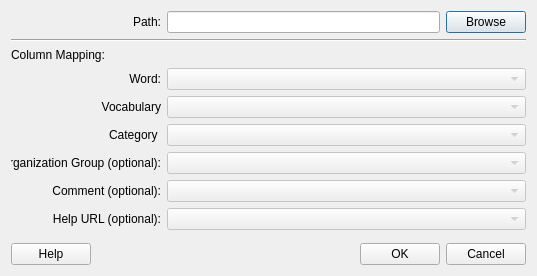
<?xml version="1.0" encoding="UTF-8"?>
<ui version="4.0">
 <class>Dialog</class>
 <widget class="QDialog" name="Dialog">
  <property name="geometry">
   <rect>
    <x>0</x>
    <y>0</y>
    <width>537</width>
    <height>276</height>
   </rect>
  </property>
  <property name="windowTitle">
   <string>Dialog</string>
  </property>
  <layout class="QVBoxLayout" name="verticalLayout">
   <item>
    <layout class="QHBoxLayout" name="horizontalLayout_7">
     <item>
      <widget class="QLabel" name="label_6">
       <property name="minimumSize">
        <size>
         <width>150</width>
         <height>0</height>
        </size>
       </property>
       <property name="text">
        <string>Path:</string>
       </property>
       <property name="alignment">
        <set>Qt::AlignRight|Qt::AlignTrailing|Qt::AlignVCenter</set>
       </property>
      </widget>
     </item>
     <item>
      <widget class="QLineEdit" name="lineEdit_Path"/>
     </item>
     <item>
      <widget class="QPushButton" name="btn_Browse">
       <property name="text">
        <string>Browse</string>
       </property>
      </widget>
     </item>
    </layout>
   </item>
   <item>
    <widget class="Line" name="line">
     <property name="orientation">
      <enum>Qt::Horizontal</enum>
     </property>
    </widget>
   </item>
   <item>
    <widget class="QLabel" name="label_7">
     <property name="text">
      <string>Column Mapping:</string>
     </property>
    </widget>
   </item>
   <item>
    <layout class="QHBoxLayout" name="horizontalLayout_4">
     <item>
      <widget class="QLabel" name="label_3">
       <property name="minimumSize">
        <size>
         <width>150</width>
         <height>0</height>
        </size>
       </property>
       <property name="text">
        <string>Word:</string>
       </property>
       <property name="alignment">
        <set>Qt::AlignRight|Qt::AlignTrailing|Qt::AlignVCenter</set>
       </property>
      </widget>
     </item>
     <item>
      <widget class="QComboBox" name="cB_WordName">
       <property name="enabled">
        <bool>false</bool>
       </property>
       <property name="sizePolicy">
        <sizepolicy hsizetype="Expanding" vsizetype="Fixed">
         <horstretch>0</horstretch>
         <verstretch>0</verstretch>
        </sizepolicy>
       </property>
      </widget>
     </item>
    </layout>
   </item>
   <item>
    <layout class="QHBoxLayout" name="horizontalLayout">
     <item>
      <widget class="QLabel" name="label">
       <property name="minimumSize">
        <size>
         <width>150</width>
         <height>0</height>
        </size>
       </property>
       <property name="text">
        <string>Vocabulary</string>
       </property>
       <property name="alignment">
        <set>Qt::AlignRight|Qt::AlignTrailing|Qt::AlignVCenter</set>
       </property>
      </widget>
     </item>
     <item>
      <widget class="QComboBox" name="cB_ParentField">
       <property name="enabled">
        <bool>false</bool>
       </property>
       <property name="sizePolicy">
        <sizepolicy hsizetype="Expanding" vsizetype="Fixed">
         <horstretch>0</horstretch>
         <verstretch>0</verstretch>
        </sizepolicy>
       </property>
      </widget>
     </item>
    </layout>
   </item>
   <item>
    <layout class="QHBoxLayout" name="horizontalLayout_3">
     <item>
      <widget class="QLabel" name="label_2">
       <property name="minimumSize">
        <size>
         <width>150</width>
         <height>0</height>
        </size>
       </property>
       <property name="text">
        <string>Category </string>
       </property>
       <property name="alignment">
        <set>Qt::AlignRight|Qt::AlignTrailing|Qt::AlignVCenter</set>
       </property>
      </widget>
     </item>
     <item>
      <widget class="QComboBox" name="cB_CategoryField">
       <property name="enabled">
        <bool>false</bool>
       </property>
       <property name="sizePolicy">
        <sizepolicy hsizetype="Expanding" vsizetype="Fixed">
         <horstretch>0</horstretch>
         <verstretch>0</verstretch>
        </sizepolicy>
       </property>
      </widget>
     </item>
    </layout>
   </item>
   <item>
    <layout class="QHBoxLayout" name="horizontalLayout_8">
     <item>
      <widget class="QLabel" name="label_8">
       <property name="minimumSize">
        <size>
         <width>150</width>
         <height>0</height>
        </size>
       </property>
       <property name="maximumSize">
        <size>
         <width>150</width>
         <height>16777215</height>
        </size>
       </property>
       <property name="text">
        <string>Organization Group (optional):</string>
       </property>
       <property name="alignment">
        <set>Qt::AlignRight|Qt::AlignTrailing|Qt::AlignVCenter</set>
       </property>
      </widget>
     </item>
     <item>
      <widget class="QComboBox" name="cB_OrganizationGroupField">
       <property name="enabled">
        <bool>false</bool>
       </property>
      </widget>
     </item>
    </layout>
   </item>
   <item>
    <layout class="QHBoxLayout" name="horizontalLayout_5">
     <item>
      <widget class="QLabel" name="label_4">
       <property name="minimumSize">
        <size>
         <width>150</width>
         <height>0</height>
        </size>
       </property>
       <property name="text">
        <string>Comment (optional):</string>
       </property>
       <property name="alignment">
        <set>Qt::AlignRight|Qt::AlignTrailing|Qt::AlignVCenter</set>
       </property>
      </widget>
     </item>
     <item>
      <widget class="QComboBox" name="cB_Comment">
       <property name="enabled">
        <bool>false</bool>
       </property>
       <property name="sizePolicy">
        <sizepolicy hsizetype="Expanding" vsizetype="Fixed">
         <horstretch>0</horstretch>
         <verstretch>0</verstretch>
        </sizepolicy>
       </property>
      </widget>
     </item>
    </layout>
   </item>
   <item>
    <layout class="QHBoxLayout" name="horizontalLayout_6">
     <item>
      <widget class="QLabel" name="label_5">
       <property name="minimumSize">
        <size>
         <width>150</width>
         <height>0</height>
        </size>
       </property>
       <property name="text">
        <string>Help URL (optional):</string>
       </property>
       <property name="alignment">
        <set>Qt::AlignRight|Qt::AlignTrailing|Qt::AlignVCenter</set>
       </property>
      </widget>
     </item>
     <item>
      <widget class="QComboBox" name="cB_HelpURL">
       <property name="enabled">
        <bool>false</bool>
       </property>
       <property name="sizePolicy">
        <sizepolicy hsizetype="Expanding" vsizetype="Fixed">
         <horstretch>0</horstretch>
         <verstretch>0</verstretch>
        </sizepolicy>
       </property>
      </widget>
     </item>
    </layout>
   </item>
   <item>
    <spacer name="verticalSpacer">
     <property name="orientation">
      <enum>Qt::Vertical</enum>
     </property>
     <property name="sizeHint" stdset="0">
      <size>
       <width>20</width>
       <height>40</height>
      </size>
     </property>
    </spacer>
   </item>
   <item>
    <layout class="QHBoxLayout" name="horizontalLayout_2">
     <item>
      <widget class="QPushButton" name="btn_Help">
       <property name="text">
        <string>Help</string>
       </property>
      </widget>
     </item>
     <item>
      <spacer name="horizontalSpacer">
       <property name="orientation">
        <enum>Qt::Horizontal</enum>
       </property>
       <property name="sizeHint" stdset="0">
        <size>
         <width>40</width>
         <height>20</height>
        </size>
       </property>
      </spacer>
     </item>
     <item>
      <widget class="QPushButton" name="btn_OK">
       <property name="text">
        <string>OK</string>
       </property>
      </widget>
     </item>
     <item>
      <widget class="QPushButton" name="btn_Cancel">
       <property name="text">
        <string>Cancel</string>
       </property>
      </widget>
     </item>
    </layout>
   </item>
  </layout>
 </widget>
 <resources/>
 <connections/>
</ui>
